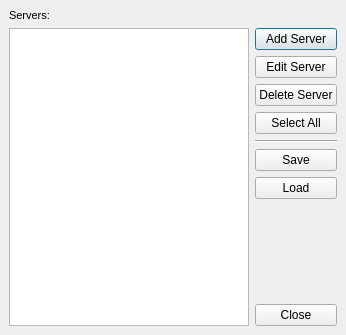
<ui version="4.0" >
 <author></author>
 <comment></comment>
 <exportmacro></exportmacro>
 <class>pqManageServersDialog</class>
 <widget class="QDialog" name="pqManageServersDialog" >
  <property name="geometry" >
   <rect>
    <x>0</x>
    <y>0</y>
    <width>346</width>
    <height>335</height>
   </rect>
  </property>
  <property name="windowTitle" >
   <string>Manage Servers</string>
  </property>
  <layout class="QGridLayout" >
   <property name="margin" >
    <number>9</number>
   </property>
   <property name="spacing" >
    <number>6</number>
   </property>
   <item row="1" column="1" >
    <layout class="QVBoxLayout" >
     <property name="margin" >
      <number>0</number>
     </property>
     <property name="spacing" >
      <number>6</number>
     </property>
     <item>
      <widget class="QPushButton" name="addServer" >
       <property name="text" >
        <string>Add Server</string>
       </property>
      </widget>
     </item>
     <item>
      <widget class="QPushButton" name="editServer" >
       <property name="text" >
        <string>Edit Server</string>
       </property>
      </widget>
     </item>
     <item>
      <widget class="QPushButton" name="deleteServer" >
       <property name="text" >
        <string>Delete Server</string>
       </property>
      </widget>
     </item>
     <item>
      <widget class="QPushButton" name="selectAll" >
       <property name="text" >
        <string>Select All</string>
       </property>
      </widget>
     </item>
     <item>
      <widget class="Line" name="line" >
       <property name="orientation" >
        <enum>Qt::Horizontal</enum>
       </property>
      </widget>
     </item>
     <item>
      <widget class="QPushButton" name="save" >
       <property name="text" >
        <string>Save</string>
       </property>
      </widget>
     </item>
     <item>
      <widget class="QPushButton" name="load" >
       <property name="text" >
        <string>Load</string>
       </property>
      </widget>
     </item>
     <item>
      <spacer>
       <property name="orientation" >
        <enum>Qt::Vertical</enum>
       </property>
       <property name="sizeHint" >
        <size>
         <width>77</width>
         <height>21</height>
        </size>
       </property>
      </spacer>
     </item>
     <item>
      <widget class="QPushButton" name="closeButton" >
       <property name="text" >
        <string>Close</string>
       </property>
      </widget>
     </item>
    </layout>
   </item>
   <item row="0" column="0" >
    <widget class="QLabel" name="label" >
     <property name="font" >
      <font>
       <family>MS Shell Dlg 2</family>
       <pointsize>8</pointsize>
       <weight>50</weight>
       <italic>false</italic>
       <bold>false</bold>
       <underline>false</underline>
       <strikeout>false</strikeout>
      </font>
     </property>
     <property name="text" >
      <string>Servers:</string>
     </property>
    </widget>
   </item>
   <item row="1" column="0" >
    <widget class="QListWidget" name="servers" />
   </item>
  </layout>
 </widget>
 <pixmapfunction></pixmapfunction>
 <resources/>
 <connections>
  <connection>
   <sender>closeButton</sender>
   <signal>clicked()</signal>
   <receiver>pqManageServersDialog</receiver>
   <slot>accept()</slot>
   <hints>
    <hint type="sourcelabel" >
     <x>330</x>
     <y>259</y>
    </hint>
    <hint type="destinationlabel" >
     <x>358</x>
     <y>208</y>
    </hint>
   </hints>
  </connection>
 </connections>
</ui>
